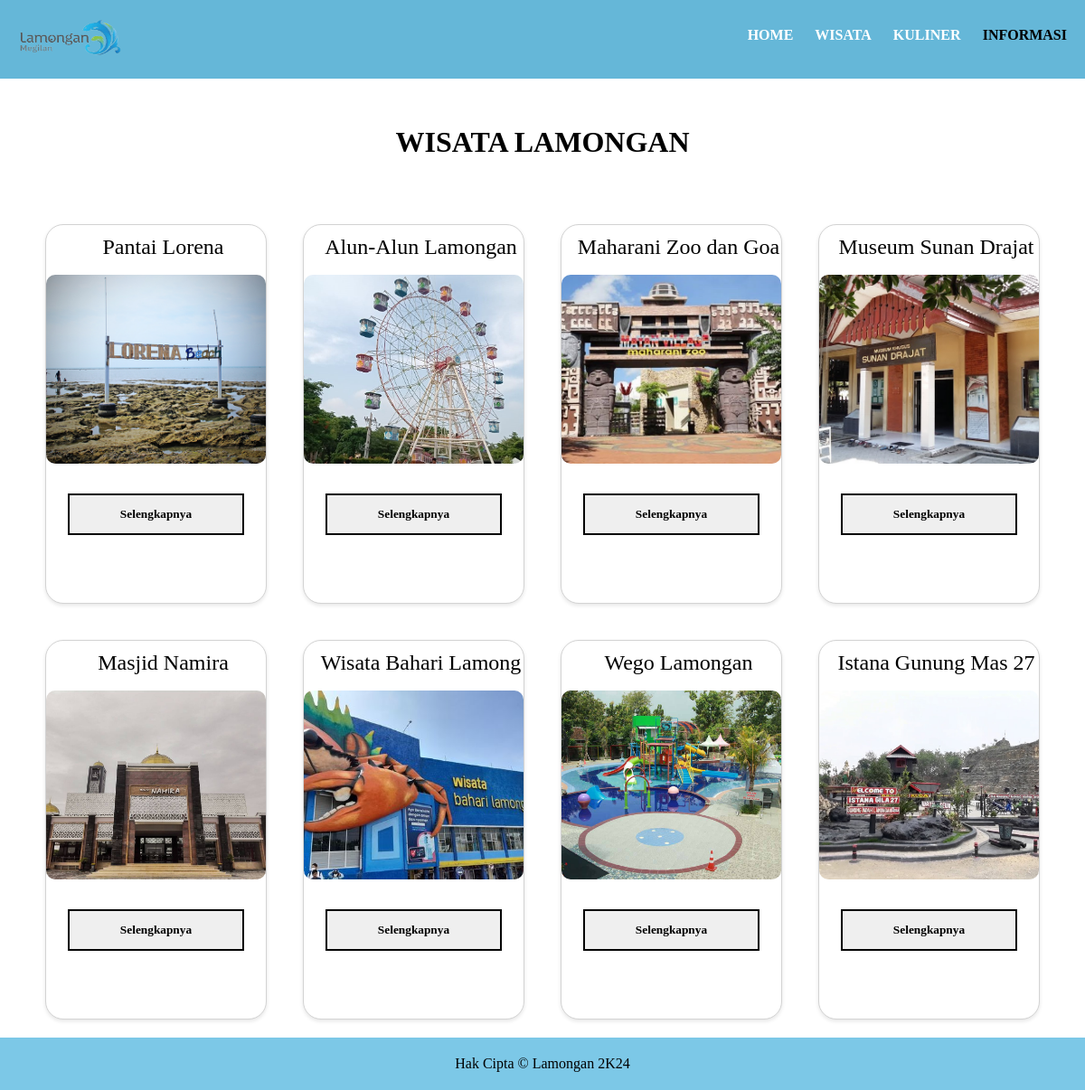
/wisata.php, run on the app's committed database.
### tables this page shows
CREATE TABLE `wisata_tbl` (
  `Id_wisata` varchar(11) NOT NULL,
  `nama_wisata` varchar(20) NOT NULL,
  `deskripsi` text NOT NULL,
  `lokasi` varchar(50) NOT NULL,
  `image_url` varchar(100) NOT NULL,
  `harga_tiket` varchar(100) NOT NULL,
  `google_maps_url` varchar(255) NOT NULL,
  `garis_lintang` varchar(100) NOT NULL,
  `garis_bujur` varchar(100) NOT NULL,
  `created_at` datetime NOT NULL
);

### content.php (the view)
<?php while($row = mysqli_fetch_assoc($all_wisata_tbl)): ?>
  <div class="card">
    <div class="caption">
      <p class="nama_wisata"><?php echo $row['nama_wisata']; ?></p>
    </div>
    <div class="image">
      <img src="<?php echo $row['image_url']; ?>" alt="">
    </div>
    <button class="more" onclick="window.location.href='detailWisata.php?nama=<?php echo urlencode($row['nama_wisata']); ?>'">Selengkapnya</button>
  </div>
<?php endwhile; ?>

### wisata.php (shortened to what this page needs)
<?php
  require_once 'connection.php';
  $sql = "SELECT * FROM wisata_tbl";
  $all_wisata_tbl = $conn->query($sql);
?>
<!DOCTYPE html>
<html>
  <head>
    <link rel="stylesheet" type="text/css" href="style.css" />
    <link rel="stylesheet" type="text/css" href="content.css" />
  </head>
  <body>
  <header>
      <div class="container">
        <img src="img/logo_lamongan.png" />
        <nav>
          <ul class="navbar" id="navbar">
            <li><a href="index.php">Home</a></li>
            <li><a href="wisata.php">Wisata</a></li>
            <li><a href="kuliner.html">Kuliner</a></li>
          </ul>
          <div class="info">
            <p id="informasi">informasi</p>
          </div>
        </nav>
      </div>
    </header>
    <h1>WISATA LAMONGAN</h1>
    <main>
      <?php include 'content.php';?>
    </main>
    <footer>
      <div class="container">
        <p>Hak Cipta &copy; Lamongan 2K24</p>
      </div>
    </footer>
</body>
</html>

### style.css (style rules this page uses)
* { margin: 0; padding: 0; box-sizing: border-box; }
header { background-color: #65b7d8; color: #fff; padding: 20px; }
.container { max-width: 1200px; margin: 0 auto; }
.container img { width: 10%; height: 10%; }
h1 { margin-top: 40px; text-align: center; padding: 1%; margin-bottom: 40px; }
nav { display: inline; float: right; margin-top: 10px; }
.navbar { list-style: none; }
.navbar li { display: inline; margin-left: 20px; }
.navbar li a { color: #fff; text-decoration: none; font-weight: bold; text-transform: uppercase; }
.info { color: #fff; text-decoration: none; font-weight: bold; text-transform: uppercase; }
.info p { margin: -18px 0px 0px 280px; }
footer { background-color: #7cc8e7; color: #fff; text-align: center; padding: 20px; }
.card { width: 300px; height: 355px; border-radius: 20px; overflow: hidden; position: relative; margin-top: 50px; margin-left: 48px; margin-right: 48px; display: inline-block; font-family: 'Roboto', sans-serif; box-shadow: 10px 10px 8px rgb(158, 157, 157); }
.card img { width: 100%; min-height: 100%; object-fit: cover; border-radius: 10px; }

### content.css (style rules this page uses)
* { padding: 0; margin: 0; box-sizing: border-box; font-family: Cambria, Cochin, Georgia, Times, 'Times New Roman', serif; color: black; }
main { max-width: 1500px; width: 95%; margin: 0 auto; padding-top: 0px; display: flex; flex-wrap: wrap; justify-content: space-between; }
main .card { max-width: 300px; flex: 1 1 210px; text-align: center; height: 420px; border: 1px solid lightgray; margin: 20px; background-color: #fff; box-shadow: 0 2px 4px rgba(0, 0, 0, 0.1); }
main .card .image { height: 50%; margin-bottom: 20px; }
main .card .image img { width: 100%; height: 100%; object-fit: cover; }
main .card .caption { padding-left: 1em; text-align: center; line-height: 3em; height: 13%; font-size: medium; }
main .card .caption p { font-size: 1.5rem; text-align: center; }
main .card button { border: 2px solid black; padding: 1em; width: 80%; cursor: pointer; margin-top: 1em; font-weight: bold; position: relative; }
main .card button:before { content: ""; position: absolute; top: 0; left: 0; bottom: 0; width: 0; background-color: black; transition: all .5s; margin: 0; }
main .card button::after { content: ""; position: absolute; top: 0; right: 0; bottom: 0; width: 0; background-color: black; transition: all .5s; }

### data on the page
wisata_tbl: nama_wisata "Pantai Lorena", image_url (picture)
wisata_tbl: nama_wisata "Alun-Alun Lamongan", image_url (picture)
wisata_tbl: nama_wisata "Maharani Zoo dan Goa", image_url (picture)
wisata_tbl: nama_wisata "Museum Sunan Drajat", image_url (picture)
wisata_tbl: nama_wisata "Masjid Namira", image_url (picture)
wisata_tbl: nama_wisata "Wisata Bahari Lamong", image_url (picture)
wisata_tbl: nama_wisata "Wego Lamongan", image_url (picture)
wisata_tbl: nama_wisata "Istana Gunung Mas 27", image_url (picture)
